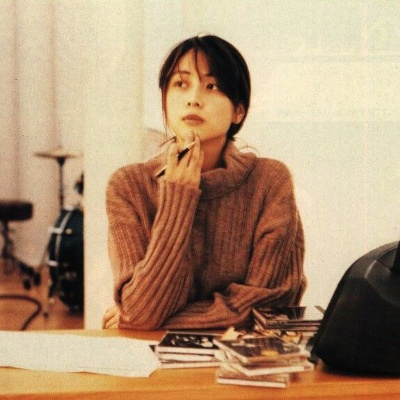
#> input picture CLASE3/zard.jpg, 400 x 400 px
$ python codigo5.py
#> lines starting #> are read from the running program, lines starting #| are printed output that depends on the picture; after the words box and inside, x2 and y2 are one past the last pixel; in counts of white or black regions, pixels touching at a corner belong together
#slicing de arrays
import cv2
img=cv2.imread("zard.jpg")
#> img is the input picture: shape (400, 400, 3); mean B, G, R 117.6, 147.7, 178.6
xo=140
yo=50
w=120
h=100
#realizar una copia de la imagen
imgref=img.copy()
#recorte de la imagen
img2=img[yo:yo+h,xo:xo+w,:]
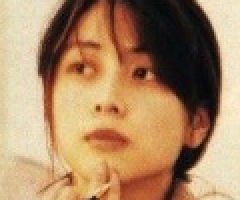
#> img2: shape (100, 120, 3) (shown 2 times larger); mean B, G, R 100.7, 136.9, 172.5
#mostrar imagen original
cv2.rectangle(imgref,(xo,yo),(xo+w,yo+h),(255,0,0),2)
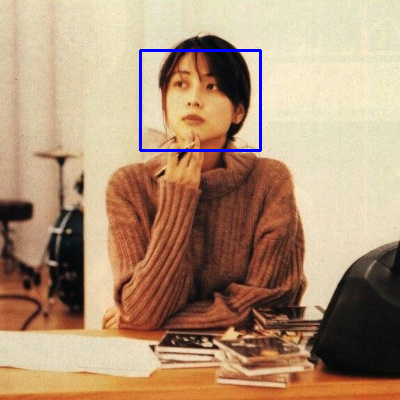
#> imgref: shape (400, 400, 3); 0.82% of pixels changed, all inside (x1, y1, x2, y2) = (139, 49, 262, 152)
cv2.imshow("IMAGEN1",imgref)
#mostrar imagen recortada
cv2.imshow("IMAGEN2",img2)
cv2.waitKey(0)
cv2.destroyAllWindows()
cv2.imwrite("img2.jpg",img2)
